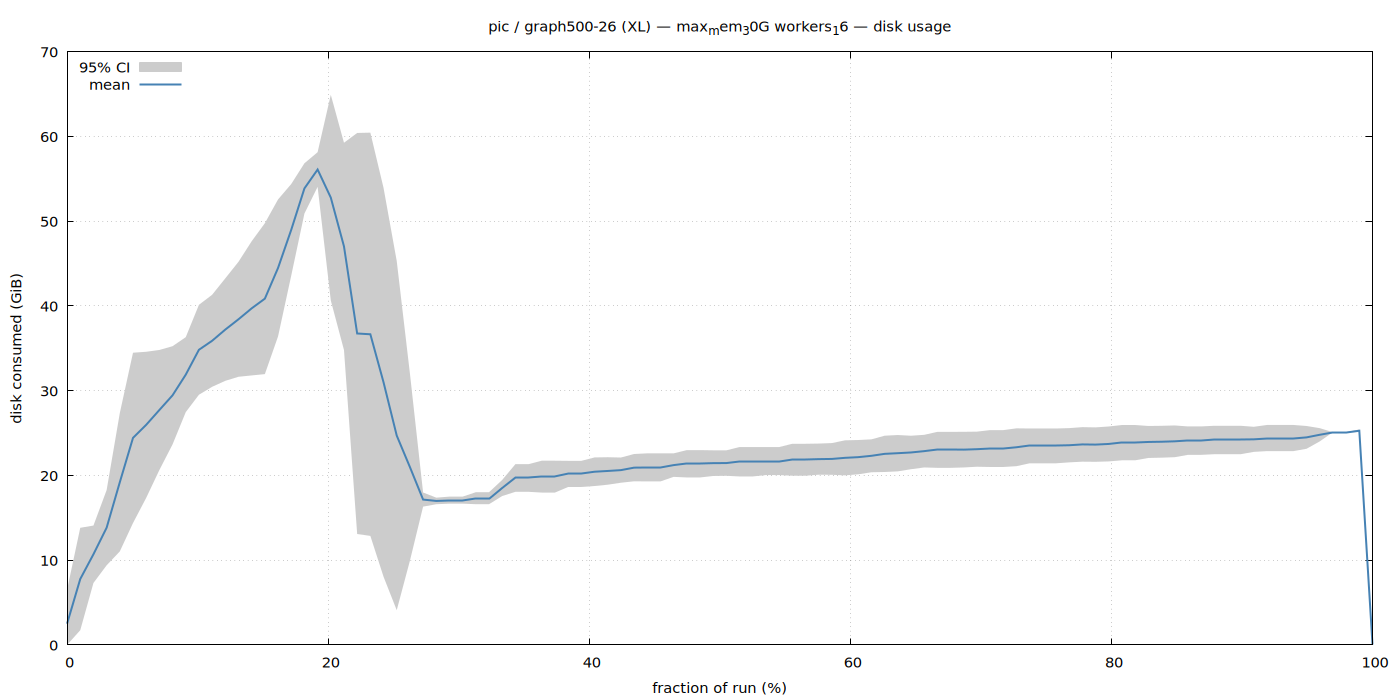

The gnuplot source for this figure:
set terminal pngcairo size 1400,700 enhanced font 'Sans,11'
set output '/home/ubuntu/nvm/gfrs/pic/XL/graph500-26/max_mem_30G_workers_16/disk.png'
set title "pic / graph500-26 (XL) — max_mem_30G workers_16 — disk usage"
set xlabel 'fraction of run (%)'
set ylabel 'disk consumed (GiB)'
set grid
set key top left
set yrange [0:*]
plot '/home/ubuntu/nvm/gfrs/pic/XL/graph500-26/max_mem_30G_workers_16/disk.dat' using 1:3:4 with filledcurves lc rgb '#cccccc' title '95% CI', \
     '' using 1:2 with lines lw 2 lc rgb '#4682b4' title 'mean'
